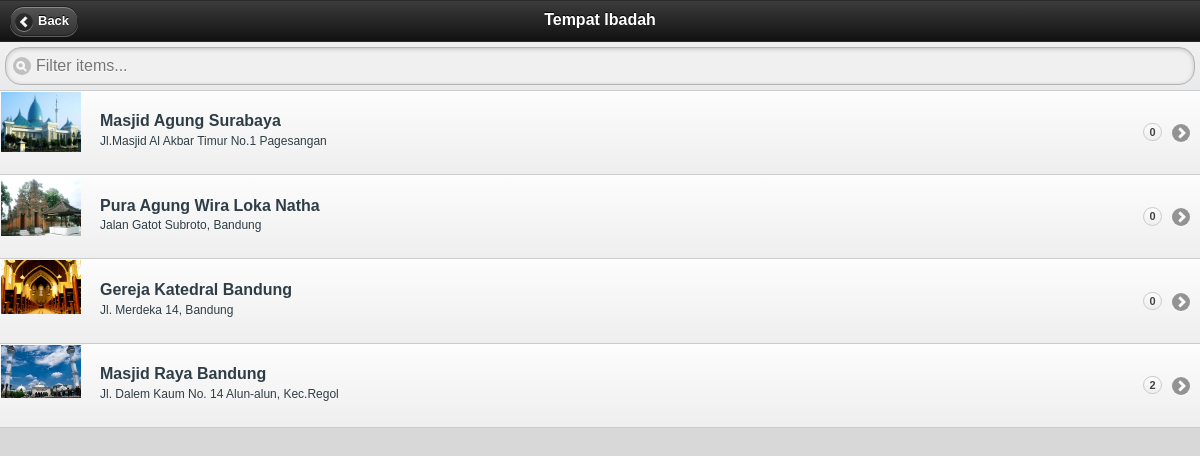
Page /tempat/index.php on the committed database.
### tables this page shows
CREATE TABLE IF NOT EXISTS `employee` (
  `id` int(11) NOT NULL AUTO_INCREMENT,
  `firstName` varchar(30) NOT NULL,
  `lastName` varchar(30) NOT NULL,
  `managerId` int(11) NOT NULL,
  `title` varchar(45) NOT NULL,
  `department` varchar(45) NOT NULL,
  `officePhone` varchar(45) NOT NULL,
  `cellPhone` varchar(45) NOT NULL,
  `email` varchar(45) NOT NULL,
  `city` varchar(45) NOT NULL,
  `picture` varchar(250) NOT NULL,
  PRIMARY KEY (`id`)
);

### tempat/index.php (the view, shortened to what this page needs)
<!DOCTYPE HTML>
<html>
<head>
<link rel="stylesheet" href="css/jquery.mobile-1.0rc2.min.css" />
<link rel="stylesheet" href="css/styles.css" />
</head>
<body>
<div data-role="page" data-theme="b" data-add-back-btn="true">
  <div data-role="header">
    <a href='#' data-icon='arrow-l' onclick="history.back(); return false">Back</a>
      <h1>Tempat Ibadah</h1>
  </div>
  <div data-role="content">
    <ul data-role="listview" data-filter="true">
		<?php
		include 'config.php';
		$sql = "select e.id, e.firstName, e.lastName, e.title, e.picture, count(r.id) reportCount " .
				"from employee e left join employee r on r.managerId = e.id " .
				"group by e.id order by e.lastName, e.firstName";
		try {
			$dbh = new PDO("mysql:host=$dbhost;dbname=$dbname", $dbuser, $dbpass);
			$dbh->setAttribute(PDO::ATTR_ERRMODE, PDO::ERRMODE_EXCEPTION);
			$stmt = $dbh->query($sql);
			while ($emp = $stmt->fetch(PDO::FETCH_OBJ)) {
				echo "<li><a href='employeedetails.php?id=$emp->id'>" .
					"<img src='pics/$emp->picture'/>" .
					"<h4>$emp->firstName $emp->lastName</h4>" .
					"<p>$emp->title</p>" .
					"<span class='ui-li-count'>$emp->reportCount</span></a></li>";
			}
		} catch(PDOException $e) {
			echo $e->getMessage();
		}
		?>
	</ul>
  </div>
</div>
</body>
</html>

### rows in the picture
employee: picture (picture), firstName "Masjid", lastName "Agung Surabaya", title "Jl.Masjid Al Akbar Timur No.1 Pagesangan", reportCount "0"
employee: picture (picture), firstName "Pura", lastName "Agung Wira Loka Natha", title "Jalan Gatot Subroto, Bandung", reportCount "0"
employee: picture (picture), firstName "Gereja", lastName "Katedral Bandung", title "Jl. Merdeka 14, Bandung", reportCount "0"
employee: picture (picture), firstName "Masjid", lastName "Raya Bandung", title "Jl. Dalem Kaum No. 14 Alun-alun, Kec.Regol", reportCount "2"
